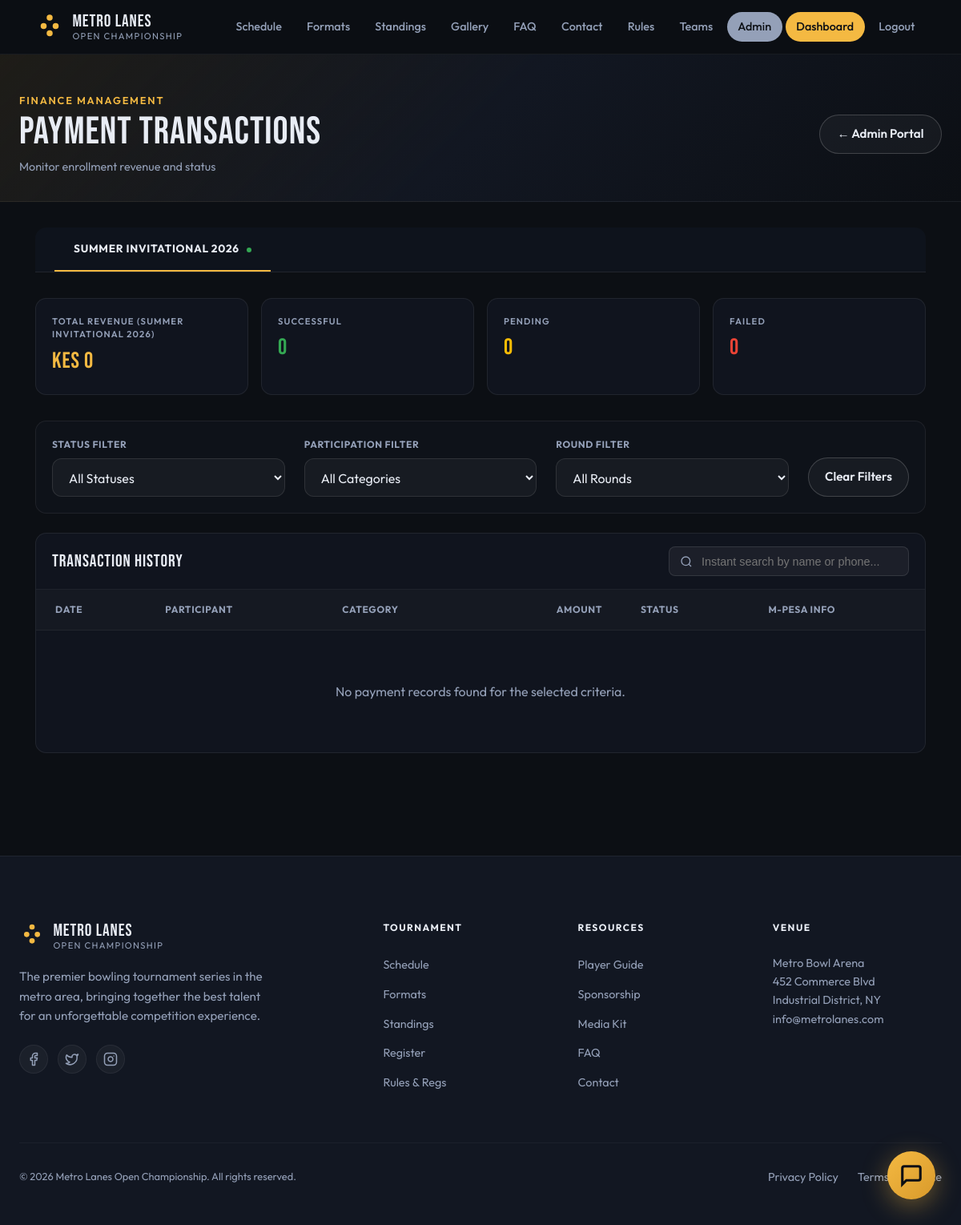
The app's page /manage/payments/ (signed in), older data.
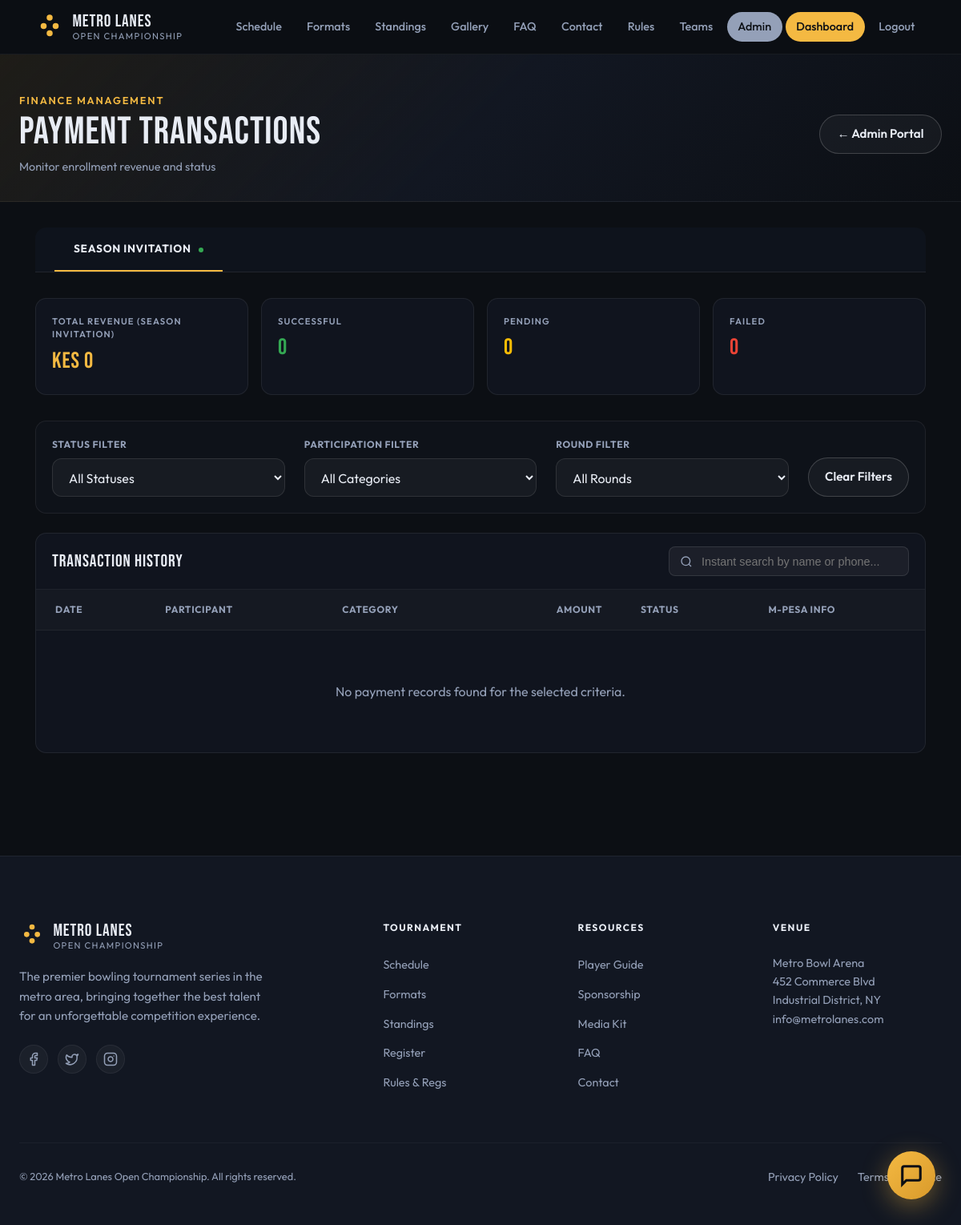
The same page, newer data.
### core/models.py (models this page shows, shortened)
class Season(models.Model):
    name = models.CharField(max_length=100)
    start_date = models.DateField()
    end_date = models.DateField()
    is_active = models.BooleanField(default=False)
    register_start_date = models.DateField()
    register_end_date = models.DateField()
    participants = models.ManyToManyField(User, related_name='participants')
    teams = models.ManyToManyField(Team, related_name='teamups')
    hero_image = models.URLField(blank=True, null=True, help_text="URL for the hero background image")

### core/views.py (the view)
# urls.py: path('manage/payments/', views.payment_list, name='payment_list'),
@staff_member_required
def payment_list(request):
    seasons = Season.objects.all().order_by('-start_date')
    selected_season_id = request.GET.get('season')
    if not selected_season_id and seasons.exists():
        selected_season_id = seasons.first().id
    selected_season = None
    if selected_season_id:
        selected_season = get_object_or_404(Season, id=selected_season_id)
    payments = Payment.objects.select_related('user', 'participation__game_type', 'participation__season')
    if selected_season:
        payments = payments.filter(participation__season=selected_season)
    status_filter = request.GET.get('status')
    if status_filter:
        payments = payments.filter(status=status_filter)
    participation_filter = request.GET.get('participation')
    if participation_filter:
        payments = payments.filter(participation_id=participation_filter)
    round_filter = request.GET.get('round')
    if round_filter:
        payments = payments.filter(participation__rounds__id=round_filter, user__rounds__id=round_filter)
    payments = payments.order_by('-created_at')
    from django.db.models import Sum
    season_payments = Payment.objects.filter(participation__season=selected_season) if selected_season else Payment.objects.all()
    total_revenue = season_payments.filter(status='SUCCESS').aggregate(total=Sum('amount'))['total'] or 0
    pending_count = season_payments.filter(status='PENDING').count()
    success_count = season_payments.filter(status='SUCCESS').count()
    failed_count = season_payments.filter(status='FAILED').count()
    available_participations = []
    available_rounds = []
    if selected_season:
        available_participations = Participation.objects.filter(season=selected_season).select_related('game_type')
        available_rounds = Round.objects.filter(season=selected_season).order_by('order')
    return render(request, 'core/payment_list.html', {
        'seasons': seasons,
        'selected_season': selected_season,
        'payments': payments,
        'status_filter': status_filter,
        'participation_filter': participation_filter,
        'round_filter': round_filter,
        'available_participations': available_participations,
        'available_rounds': available_rounds,
        'total_revenue': total_revenue,
        'pending_count': pending_count,
        'success_count': success_count,
        'failed_count': failed_count,
    })

### templates/core/payment_list.html (shortened to what the changed rows need)
{% extends "core/base.html" %}
{% load static %}
{% block content %}
<section class="dashboard">
  <div class="dash-header">
    <div class="dash-header__inner">
      <div class="dash-header__greeting">
        <h1 class="dash-header__title">Payment Transactions</h1>
      </div>
    </div>
  </div>
  <div class="dash-content">
    <div style="display: flex; gap: 0.5rem; margin-bottom: 2rem; border-bottom: 1px solid rgba(255,255,255,0.08); overflow-x: auto; background: rgba(18,23,34,0.6); padding: 0 1.5rem; border-radius: 0.85rem 0.85rem 0 0;">
      {% for s in seasons %}
        <a href="?season={{ s.id }}{% if status_filter %}&status={{ status_filter }}{% endif %}{% if participation_filter %}&participation={{ participation_filter }}{% endif %}"
           class="season-tab-btn {% if selected_season.id == s.id %}active{% endif %}"
           style="background: none; border: none; border-bottom: 2px solid {% if selected_season.id == s.id %}var(--accent){% else %}transparent{% endif %}; color: {% if selected_season.id == s.id %}var(--text-light){% else %}var(--text-muted){% endif %}; padding: 1rem 1.5rem; font-size: 0.85rem; font-weight: 700; text-transform: uppercase; letter-spacing: 0.05em; text-decoration: none; transition: all 0.2s; white-space: nowrap;">
          {{ s.name }}
          {% if s.is_active %}<span style="display: inline-block; width: 6px; height: 6px; border-radius: 50%; background: #34a853; margin-left: 6px; vertical-align: middle;"></span>{% endif %}
        </a>
      {% endfor %}
    </div>
    <div class="dash-stats" style="margin-bottom: 2rem;">
      <div class="dash-stat card">
        <p class="dash-stat__label">Total Revenue ({{ selected_season.name }})</p>
        <p class="dash-stat__value" style="color: var(--accent);">KES {{ total_revenue }}</p>
      </div>
    </div>
    <div class="dash-card card">
      <div class="dash-card__header" style="display: flex; justify-content: space-between; align-items: center; flex-wrap: wrap; gap: 1rem;">
        <h2 class="dash-card__title">Transaction History</h2>
      </div>
      <div class="dash-card__body" style="padding: 0;">
        <div style="overflow-x: auto;">
          <table id="paymentTable" style="width: 100%; border-collapse: collapse; min-width: 800px;">
            <thead style="background: rgba(255,255,255,0.02); border-bottom: 1px solid rgba(255,255,255,0.05);">
              <tr>
                <th style="padding: 1rem 1.5rem; text-align: left; color: var(--text-muted); font-size: 0.75rem; text-transform: uppercase; letter-spacing: 0.05em;">Date</th>
                <th style="padding: 1rem 1.5rem; text-align: left; color: var(--text-muted); font-size: 0.75rem; text-transform: uppercase; letter-spacing: 0.05em;">Participant</th>
                <th style="padding: 1rem 1.5rem; text-align: left; color: var(--text-muted); font-size: 0.75rem; text-transform: uppercase; letter-spacing: 0.05em;">Category</th>
                <th style="padding: 1rem 1.5rem; text-align: right; color: var(--text-muted); font-size: 0.75rem; text-transform: uppercase; letter-spacing: 0.05em;">Amount</th>
                <th style="padding: 1rem 1.5rem; text-align: left; color: var(--text-muted); font-size: 0.75rem; text-transform: uppercase; letter-spacing: 0.05em;">Status</th>
                <th style="padding: 1rem 1.5rem; text-align: left; color: var(--text-muted); font-size: 0.75rem; text-transform: uppercase; letter-spacing: 0.05em;">M-Pesa Info</th>
              </tr>
            </thead>
          </table>
        </div>
      </div>
    </div>
  </div>
</section>
{% endblock %}

Row changes from the older to the newer data that the page shows:
removed Season: name "SUMMER INVITATIONAL 2026", is_active True (drawn)
added Season: name "SEASON INVITATION", is_active True (drawn)
